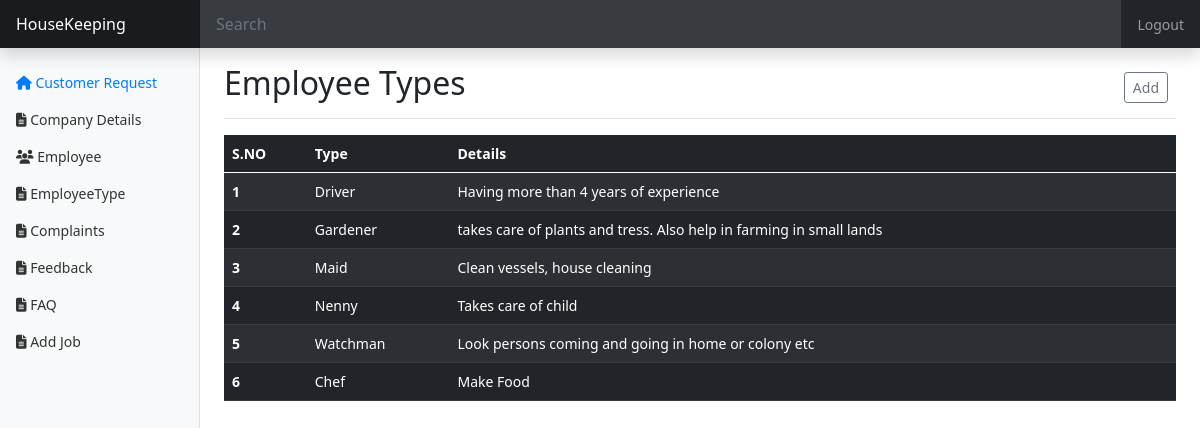
/employeeType/ (signed in), run on the app's committed database.
### housekeeping/models.py (models this page shows)
class EmployeeType(models.Model):
    employee_type = models.CharField(max_length=45, null=False)
    description = models.TextField(null=False)

### housekeeping/adminviews.py (the view)
# urls.py: path("employeeType/", adminviews.employeeType, name="employeeType"),
def employeeType(request):
    emptype = EmployeeType.objects.all()
    param = {
        "Type": emptype,
    }
    return render(request, "admin/employeType.html",param)

### housekeeping/templates/admin/employeType.html (shortened to what this page needs)
{% extends 'admin/adminTemplate.html'%}
{%block body%}
{%if user.is_authenticated%}
{% load static %}
  <main class="col-md-9 ms-sm-auto col-lg-10 px-md-4">
                <div
                    class="d-flex justify-content-between flex-wrap flex-md-nowrap align-items-center pt-3 pb-2 mb-3 border-bottom">
                    <h1 class="h2">Employee Types</h1>
                    <div class="btn-toolbar mb-2 mb-md-0">
                        <div class="btn-group me-2">
                          <button type="button" class="btn btn-sm btn-outline-secondary" data-bs-toggle="modal" data-bs-target="#exampleModal">Add</button>
                        </div>
                    </div>
                </div>
                <div class="table-responsive">
                <table class="table table-dark table-striped">
                    <thead>
                      <tr>
                          <th scope="col">S.NO</th>
                        <th scope="col">Type</th>
                        <th scope="col">Details</th>
                      </tr>
                    </thead>
                    <tbody>
                     <tr>
                        <th scope="row">{{t.id}}</th>
                        <td>{{t.employee_type}}</td>
                        <td>{{t.description}}</td>
                      </tr>
                    </tbody>
                  </table>
                </div>
      {%endif%}
  </main>
{%endblock%}

### housekeeping/static/housekeeping/css/admin.css (style rules this page uses)
body { font-size: .875rem; }

### data on the page
EmployeeType: id "1", employee_type "Driver", description "Having more than 4 years of experience"
EmployeeType: id "2", employee_type "Gardener", description "takes care of plants and tress. Also help in farming in small lands"
EmployeeType: id "3", employee_type "Maid", description "Clean vessels, house cleaning"
EmployeeType: id "4", employee_type "Nenny", description "Takes care of child"
EmployeeType: id "5", employee_type "Watchman", description "Look persons coming and going in home or colony etc"
EmployeeType: id "6", employee_type "Chef", description "Make Food"
